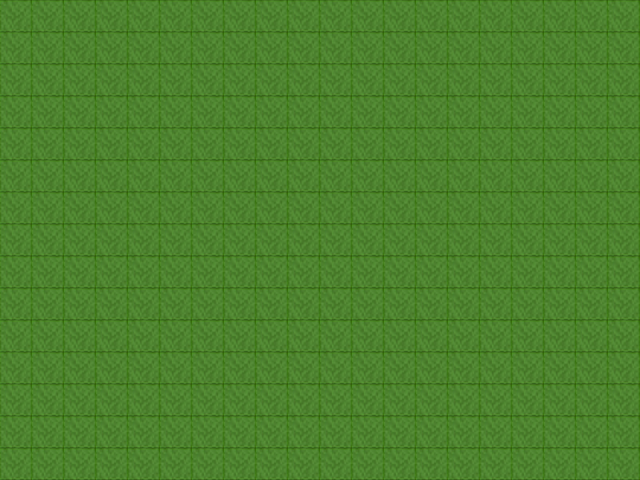

Tiled map render using the project's own tile images. Description and the map definition, with tile-layer contents summarised, below:
An orthogonal 20x15 tile map with 32x32 px tiles, 1 tile layer (Tile Layer 1) and 72 objects.

<map version="1.0" orientation="orthogonal" width="20" height="15" tilewidth="32" tileheight="32">
 <tileset firstgid="1" name="tile" tilewidth="32" tileheight="32">
  <image source="tile.png" width="32" height="128" />
 </tileset>
 <layer name="Tile Layer 1" width="20" height="15">
  <data>[300 cells, 300 non-empty, 1 distinct tile ids]</data>
 </layer>
 <objectgroup name="Object Layer 1" width="20" height="15">
  <properties>
   <property name="Indestructible" value="" />
  </properties>
  <object gid="1" x="64" y="96" />
  <object gid="1" x="160" y="96" />
  <object gid="1" x="192" y="96" />
  <object gid="1" x="256" y="96" />
  <object gid="1" x="224" y="96" />
  <object gid="1" x="288" y="96" />
  <object gid="1" x="320" y="96" />
  <object gid="1" x="384" y="96" />
  <object gid="1" x="352" y="96" />
  <object gid="1" x="448" y="96" />
  <object gid="1" x="416" y="96" />
  <object gid="1" x="480" y="96" />
  <object gid="1" x="544" y="96" />
  <object gid="1" x="512" y="96" />
  <object gid="1" x="544" y="128" />
  <object gid="1" x="544" y="160" />
  <object gid="1" x="544" y="192" />
  <object gid="1" x="544" y="224" />
  <object gid="1" x="544" y="288" />
  <object gid="1" x="544" y="256" />
  <object gid="1" x="64" y="288" />
  <object gid="1" x="96" y="288" />
  <object gid="1" x="160" y="288" />
  <object gid="1" x="128" y="288" />
  <object gid="1" x="192" y="288" />
  <object gid="1" x="256" y="288" />
  <object gid="1" x="224" y="288" />
  <object gid="1" x="288" y="288" />
  <object gid="1" x="320" y="288" />
  <object gid="1" x="384" y="288" />
  <object gid="1" x="352" y="288" />
  <object gid="1" x="416" y="288" />
  <object gid="1" x="448" y="288" />
  <object gid="1" x="480" y="288" />
  <object gid="1" x="512" y="288" />
  <object gid="1" x="64" y="128" />
  <object gid="1" x="64" y="160" />
  <object gid="1" x="64" y="192" />
  <object gid="1" x="64" y="224" />
  <object gid="1" x="64" y="256" />
 </objectgroup>
 <objectgroup name="Object Layer 2" width="20" height="15">
  <properties>
   <property name="Destructible" value="" />
  </properties>
  <object gid="2" x="512" y="256" />
  <object gid="2" x="512" y="224" />
  <object gid="2" x="512" y="192" />
  <object gid="2" x="512" y="160" />
  <object gid="2" x="512" y="128" />
  <object gid="2" x="480" y="128" />
  <object gid="2" x="448" y="128" />
  <object gid="2" x="448" y="192" />
  <object gid="2" x="480" y="192" />
  <object gid="2" x="448" y="256" />
  <object gid="2" x="480" y="256" />
  <object gid="2" x="416" y="256" />
  <object gid="2" x="384" y="256" />
  <object gid="2" x="352" y="256" />
  <object gid="2" x="320" y="256" />
  <object gid="2" x="320" y="256" />
  <object gid="2" x="288" y="256" />
  <object gid="2" x="256" y="256" />
  <object gid="2" x="224" y="256" />
  <object gid="2" x="192" y="256" />
  <object gid="2" x="160" y="256" />
  <object gid="2" x="128" y="256" />
  <object gid="2" x="96" y="256" />
  <object gid="2" x="96" y="224" />
  <object gid="2" x="96" y="192" />
  <object gid="2" x="96" y="160" />
  <object gid="2" x="96" y="160" />
  <object gid="2" x="96" y="128" />
  <object gid="2" x="96" y="96" />
  <object gid="2" x="416" y="192" />
  <object gid="2" x="416" y="160" />
  <object gid="2" x="416" y="128" />
 </objectgroup>
</map>